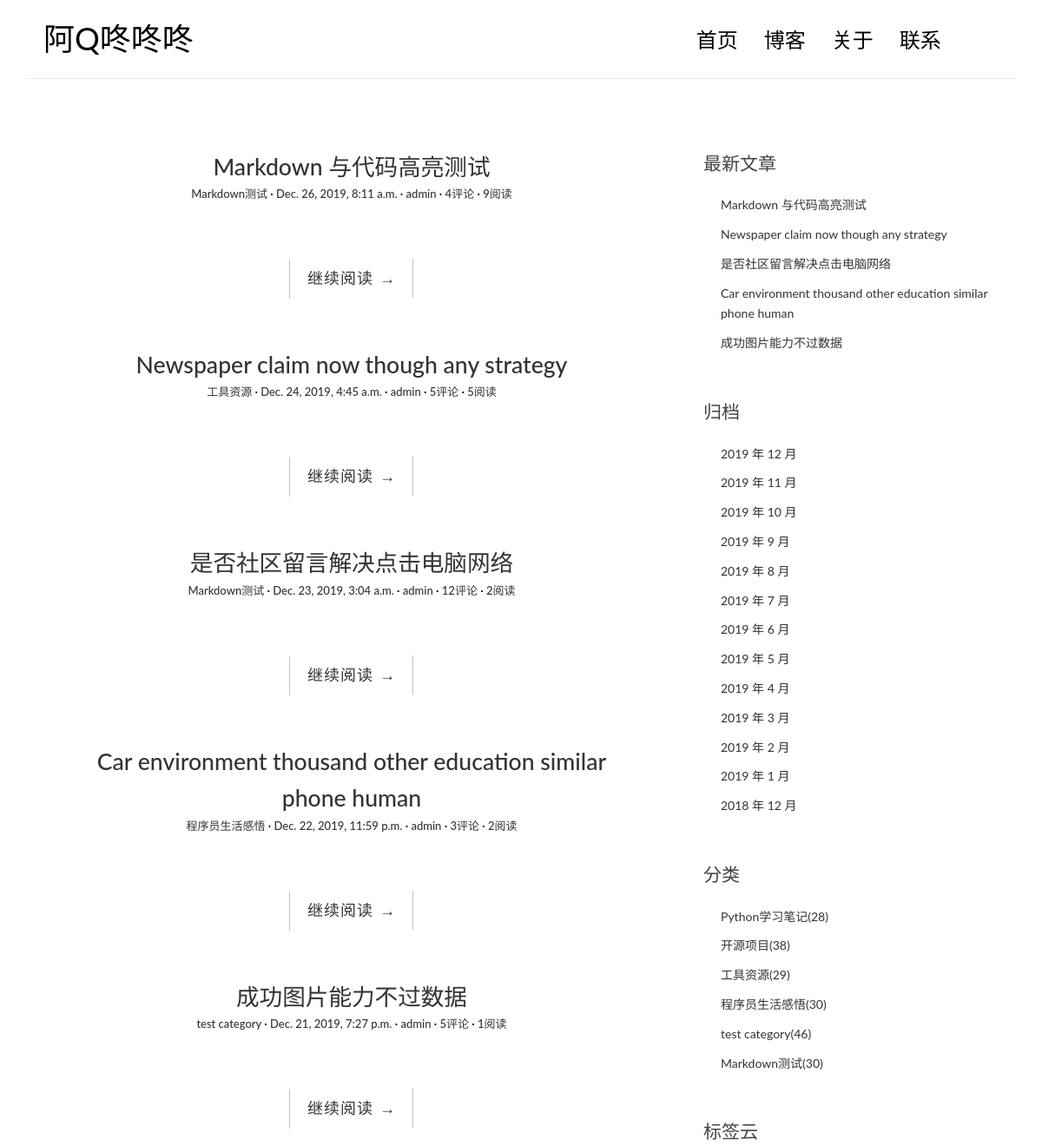
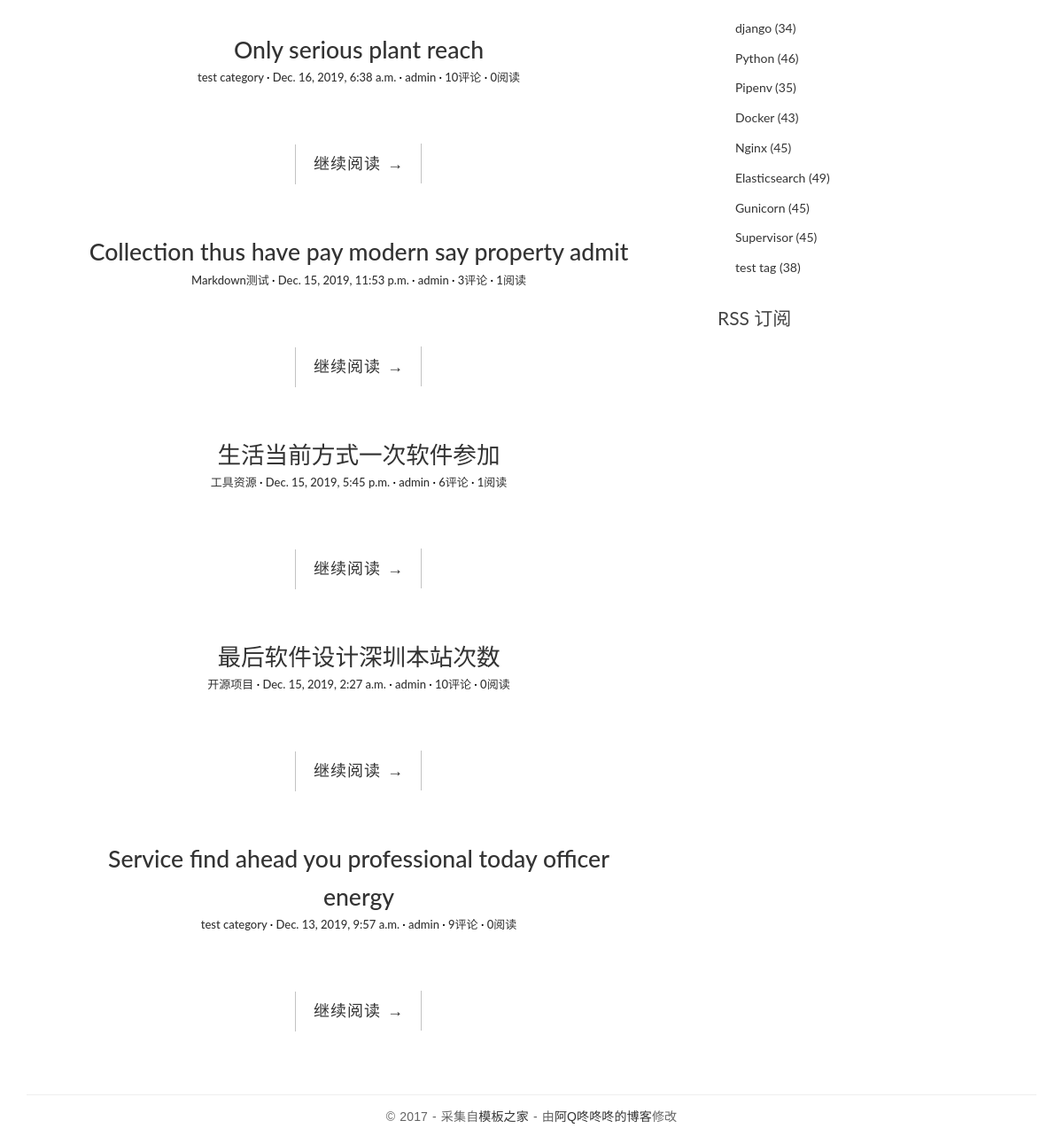
The page / on the database its author committed (2 pictures, top to bottom).
### blog/models.py (models this page shows, shortened)
class Post(models.Model):
    title = models.CharField('标题', max_length=70)
    body = models.TextField('正文')
    created_time = models.DateTimeField('创建的时间', default=timezone.now)
    modified_time = models.DateTimeField('修改的时间')
    excerpt = models.CharField('摘要', max_length=200, blank=True)
    category = models.ForeignKey(Category,verbose_name='分类', on_delete=models.CASCADE)
    tags = models.ManyToManyField(Tag, verbose_name='标签', blank=True)
    author = models.ForeignKey(User,verbose_name='作者', on_delete=models.CASCADE)
    views = models.PositiveIntegerField(default=0, editable=False)
    class Meta:
        verbose_name = '文章'
        verbose_name_plural = verbose_name
        ordering = ['-created_time']
    def get_absolute_url(self):
        return reverse('blog:detail', kwargs={'pk': self.pk})

class Category(models.Model):
    name = models.CharField('分类名',max_length=100)
    class Meta:
        verbose_name = '分类'
        verbose_name_plural = verbose_name

class Tag(models.Model):
    name = models.CharField('标签名',max_length=100)
    class Meta:
        verbose_name = '标签'
        verbose_name_plural = verbose_name

### blog/views.py (the view)
# urls.py: path('', views.IndexView.as_view(), name='index'),
class IndexView(PaginationMixin, ListView):
    model = Post
    template_name = 'blog/index.html'
    context_object_name = 'post_list'
    paginate_by = 10

### blog/templatetags/blog_extras.py (called while the page is built)
@register.inclusion_tag('blog/inclusions/_recent_posts.html', takes_context=True)
def show_recent_post(context, num = 5):
    return {
        'recent_post_list': Post.objects.all().order_by('-created_time')[:num],
    }

@register.inclusion_tag('blog/inclusions/_archieves.html', takes_context=True)
def show_archieves(context):
    return {
        'date_list': Post.objects.dates('created_time', 'month', order='DESC')
    }

@register.inclusion_tag('blog/inclusions/_categories.html', takes_context=True)
def show_categories(context):
    category_list = Category.objects.annotate(num_posts=Count('post')).filter(num_posts__gt=0)
    return {
        'categories_list': category_list,
    }

@register.inclusion_tag('blog/inclusions/_tages.html', takes_context=True)
def show_tages(context):
    tag_list = Tag.objects.annotate(num_posts=Count('post')).filter(num_posts__gt=0)
    return {
        'tag_list': tag_list
    }

### templates/blog/index.html (shortened to what this page needs)
{% extends 'base.html' %}
    {% block main %}
        {% for post in post_list %}
        <article class="post post-{{post.pk}}">
            <header class="entry-header">
                <h1 class="entry-title">
                    <a href="{{post.get_absolute_url}}">{{ post.title }}</a>
                <div class="entry-meta">
                    <span class="post-category"><a href="{% url 'blog:category' post.category.pk %}">{{post.category.name}}</a></span>
                    <span class="post-date"><a href="#"><time class="entry-date"
                                                              datetime="{{post.created_time}}">{{post.created_time}}</time></a></span>
                    <span class="post-author"><a href="#">{{post.author}}</a></span>
                    <span class="comments-link"><a href="{{ post.get_absolute_url }}#comment-area">{{ post.comment_set.count }}评论</a></span>
                    <span class="views-count"><a href="{{ post.get_absolute_url }}">{{ post.views }}阅读</a></span>
                </div>
            </header>
            <div class="entry-content clearfix">
                <div class="read-more cl-effect-14">
                    <a href="{{post.get_absolute_url}}" class="more-link">继续阅读 <span class="meta-nav">→</span></a>
                </div>
            </div>
        </article>
        {% empty %}
            <div class="no-post">暂时没有发布的文章</div>
        {% endfor %}
    {% endblock main%}

### templates/base.html (shortened to what this page needs)
{% load static %}
{% load blog_extras %}
<!DOCTYPE html>
<html>
<head>
    <link rel="stylesheet" href="{% static 'blog/css/bootstrap.min.css' %}">
    <link rel="stylesheet" href="http://code.ionicframework.com/ionicons/2.0.1/css/ionicons.min.css">
    <link rel="stylesheet" href="{% static 'blog/css/pace.css'%}">
    <link rel="stylesheet" href="{% static 'blog/css/custom.css'%}">
     <link href="https://cdn.bootcss.com/highlight.js/9.15.8/styles/github.min.css" rel="stylesheet">
</head>
<body>
<div class="container">
    <header id="site-header">
        <div class="row">
            <div class="col-md-4 col-sm-5 col-xs-8">
                <div class="logo">
                    <h1><a href="{% url 'blog:index' %}">阿<b>Q</b>咚咚咚</a></h1>
                </div>
            </div>
            <div class="col-md-8 col-sm-7 col-xs-4">
                <nav class="main-nav" role="navigation">
                    <div class="collapse navbar-collapse" id="bs-example-navbar-collapse-1">
                        <ul class="nav navbar-nav navbar-right">
                            <li class="cl-effect-11"><a href="{% url 'blog:index' %}" data-hover="首页">首页</a></li>
                            <li class="cl-effect-11"><a href="{% url 'blog:index' %}" data-hover="博客">博客</a></li>
                            <li class="cl-effect-11"><a href="about.html" data-hover="关于">关于</a></li>
                            <li class="cl-effect-11"><a href="contact.html" data-hover="联系">联系</a></li>
                        </ul>
                    </div>
                </nav>
            </div>
        </div>
    </header>
</div>
<div class="content-body">
    <div class="container">
        <div class="row">
            <main class="col-md-8">
                {% block main%}
                {% endblock main%}
            </main>
            <aside class="col-md-4">
                {% show_recent_post %}
                {% show_archieves %}
                {% show_categories %}
                {% show_tages %}
                <div class="rss">
                    <a href=""> RSS 订阅</a>
                </div>
            </aside>
        </div>
    </div>
</div>
<footer id="site-footer">
    <div class="container">
        <div class="row">
            <div class="col-md-12">
                <p class="copyright">&copy 2017 - 采集自<a href="http://www.cssmoban.com/"
                                                        target="_blank" title="模板之家">模板之家</a>
                    - 由<a href="http://zmrenwu.com/" title="网页模板" target="_blank">阿Q咚咚咚的博客</a>修改
                </p>
            </div>
        </div>
    </div>
</footer>
</body>
</html>

### templates/blog/inclusions/_recent_posts.html
<div class="widget widget-recent-posts">
  <h3 class="widget-title">最新文章</h3>
  <ul>
    {% for post in recent_post_list %}
      <li>
        <a href="{{ post.get_absolute_url }}">{{ post.title }}</a>
      </li>
    {% empty %}
      暂无文章！
    {% endfor %}
  </ul>
</div>

### templates/blog/inclusions/_archieves.html
<div class="widget widget-recent-posts">
  <h3 class="widget-title">归档</h3>
  <ul>
    {% for date in date_list %}
      <li>
        <a href="{% url 'blog:archive' date.year date.month %}">{{ date.year }} 年 {{date.month}} 月 </a>
      </li>
    {% empty %}
      暂无文章！
    {% endfor %}
  </ul>
</div>

### templates/blog/inclusions/_categories.html
<div class="widget widget-recent-posts">
  <h3 class="widget-title">分类</h3>
  <ul>
    {% for category in categories_list %}
      <li>
        <a href="{% url 'blog:category' category.pk %}">{{ category.name }}<span class="post-count">({{category.num_posts}})</span></a>
      </li>
    {% empty %}
      暂无文章！
    {% endfor %}
  </ul>
</div>

### templates/blog/inclusions/_tages.html
<div class="widget widget-recent-posts">
  <h3 class="widget-title">标签云</h3>
  <ul>
    {% for tag in tag_list %}
      <li>
        <a href="{% url 'blog:tag' tag.pk %}">{{ tag.name }} <span class="post-count">({{tag.num_posts}})</a>
      </li>
    {% empty %}
      暂无文章！
    {% endfor %}
  </ul>
</div>

### blog/static/blog/css/custom.css (style rules this page uses)
* { outline: none; }
h1, h2, h3, h4, h5, h6 { margin-top: 0; }
b { font-weight: 400; }
a { color: #333; }
body { color: #444; font-family: 'Lato', sans-serif; }
p { font-family: 'Ubuntu', sans-serif; font-weight: 400; word-spacing: 1px; letter-spacing: 0.01em; }
#site-header { background-color: #FFF; padding: 25px 20px; margin-bottom: 40px; border-bottom: 1px solid #e7e7e7; }
.logo h1 a { color: #000; }
.logo h1 { margin: 0; font-family: 'Lato', sans-serif; font-weight: 300; }
.main-nav { margin-top: 11px; max-width: 95%; }
.main-nav a { color: #000000 !important; padding: 0 0 5px 0 !important; margin-right: 30px; font-family: 'Lato', sans-serif; font-weight: 300; font-size: 24px; }
.cl-effect-11 a { padding: 10px 0; color: #0972b4; text-shadow: none; }
.cl-effect-11 a::before { position: absolute; top: 0; left: 0; overflow: hidden; padding: 0 0 5px 0 !important; max-width: 0; border-bottom: 1px solid #000; color: #000; content: attr(data-hover); white-space: nowrap; -webkit-transition: max-width 0.5s; -moz-transition: max-width 0.5s; transition: max-width 0.5s; }
.content-body { padding-bottom: 4em; }
.post { background: #fff; padding: 30px 30px 0; }
.entry-title { text-align: center; font-size: 1.9em; margin-bottom: 20px; line-height: 1.6; padding: 10px 20px 0; }
.entry-meta { text-align: center; color: #DDDDDD; font-size: 13px; margin-bottom: 30px; }
.entry-content { font-size: 18px; line-height: 1.9; font-weight: 300; color: #000; }
.post-category::after, .post-date::after, .post-author::after, .comments-link::after { content: ' ·'; color: #000; }
.read-more { font-family: 'Ubuntu', sans-serif; font-weight: 400; word-spacing: 1px; letter-spacing: 0.01em; text-align: center; margin-top: 20px; }
.cl-effect-14 a { padding: 0 20px; height: 45px; line-height: 45px; position: relative; display: inline-block; margin: 15px 25px; letter-spacing: 1px; font-weight: 400; text-shadow: 0 0 1px rgba(255, 255, 255, 0.3); }
.cl-effect-14 a::before, .cl-effect-14 a::after { position: absolute; width: 45px; height: 1px; background: #C3C3C3; content: ''; -webkit-transition: all 0.3s; -moz-transition: all 0.3s; transition: all 0.3s; pointer-events: none; }
.cl-effect-14 a::before { top: 0; left: 0; -webkit-transform: rotate(90deg); -moz-transform: rotate(90deg); transform: rotate(90deg); -webkit-transform-origin: 0 0; -moz-transform-origin: 0 0; transform-origin: 0 0; }
.cl-effect-14 a::after { right: 0; bottom: 0; -webkit-transform: rotate(90deg); -moz-transform: rotate(90deg); transform: rotate(90deg); -webkit-transform-origin: 100% 0; -moz-transform-origin: 100% 0; transform-origin: 100% 0; }
.widget { background: #fff; padding: 30px 0 0; }
.widget-title { font-size: 1.5em; margin-bottom: 20px; line-height: 1.6; padding: 10px 0 0; font-weight: 400; }
.widget-recent-posts ul { padding: 0; margin: 0; padding-left: 20px; }
.widget-recent-posts ul li { list-style-type: none; position: relative; line-height: 170%; margin-bottom: 10px; }
.widget-recent-posts ul li::before { content: '\f3d3'; font-family: "Ionicons"; position: absolute; left: -17px; top: 3px; font-size: 16px; color: #000; }
.rss { font-size: 21px; margin-top: 30px; }
.rss a { color: #444; }
#site-footer { padding-top: 10px; padding: 0 0 1.5em 0; }
.copyright { text-align: center; padding-top: 1em; margin: 0; border-top: 1px solid #eee; color: #666; }

### rows shown on the page
Post: title "Markdown 与代码高亮测试", category.name "Markdown测试", created_time "Dec. 26, 2019, 8:11 a.m.", author "admin", comment_set.count "4", views "9"
Post: title "Newspaper claim now though any strategy", category.name "工具资源", created_time "Dec. 24, 2019, 4:45 a.m.", author "admin", comment_set.count "5", views "5"
Post: title "是否社区留言解决点击电脑网络", category.name "Markdown测试", created_time "Dec. 23, 2019, 3:04 a.m.", author "admin", comment_set.count "12", views "2"
Post: title "Car environment thousand other education similar phone human", category.name "程序员生活感悟", created_time "Dec. 22, 2019, 11:59 p.m.", author "admin", comment_set.count "3", views "2"
Post: title "成功图片能力不过数据", category.name "test category", created_time "Dec. 21, 2019, 7:27 p.m.", author "admin", comment_set.count "5", views "1"
Post: title "Only serious plant reach", category.name "test category", created_time "Dec. 16, 2019, 6:38 a.m.", author "admin", comment_set.count "10", views "0"
Post: title "Collection thus have pay modern say property admit", category.name "Markdown测试", created_time "Dec. 15, 2019, 11:53 p.m.", author "admin", comment_set.count "3", views "1"
Post: title "生活当前方式一次软件参加", category.name "工具资源", created_time "Dec. 15, 2019, 5:45 p.m.", author "admin", comment_set.count "6", views "1"
Post: title "最后软件设计深圳本站次数", category.name "开源项目", created_time "Dec. 15, 2019, 2:27 a.m.", author "admin", comment_set.count "10", views "0"
Post: title "Service find ahead you professional today officer energy", category.name "test category", created_time "Dec. 13, 2019, 9:57 a.m.", author "admin", comment_set.count "9", views "0"
Category: name "Python学习笔记", num_posts "28"
Category: name "开源项目", num_posts "38"
Category: name "工具资源", num_posts "29"
Category: name "程序员生活感悟", num_posts "30"
Category: name "test category", num_posts "46"
Category: name "Markdown测试", num_posts "30"
Tag: name "django", num_posts "34"
Tag: name "Python", num_posts "46"
Tag: name "Pipenv", num_posts "35"
Tag: name "Docker", num_posts "43"
Tag: name "Nginx", num_posts "45"
Tag: name "Elasticsearch", num_posts "49"
Tag: name "Gunicorn", num_posts "45"
Tag: name "Supervisor", num_posts "45"
Tag: name "test tag", num_posts "38"

### other values the page prints
{{ date.year }} "2019" "2019" "2019" "2019" "2019" "2019" "2019" "2019" "2019" "2019" "2019" "2019" "2018"
{{ date.month }} "12" "11" "10" "9" "8" "7" "6" "5" "4" "3" "2" "1" "12"
